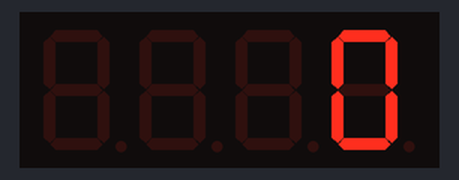
A sketch run on a simulated ESP32. Parts: 4-digit seven-segment display.

Above: at 0.6 s.
At 5.1 s:
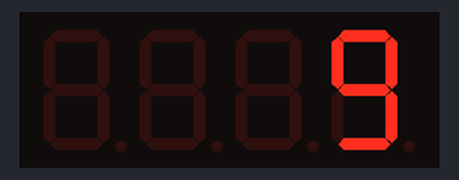
At 10.1 s:
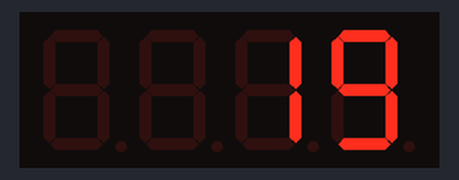
At 20.1 s:
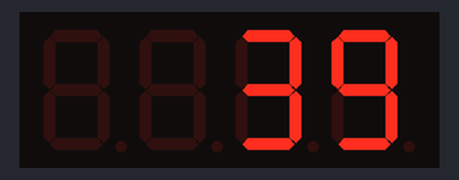
At 30.1 s:
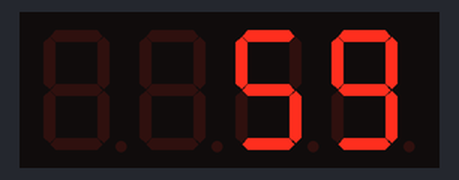
At 39.75 s:
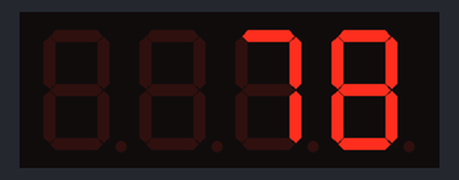

The sketch:

main.ino
```cpp
/*
* Using a 4x7-segment-display. This display also exists with I²C connection, however, in that case
* a parallel connection is in use instead. Like the 7-segment-display this also comes with a common cathode or common anode
* Which one you might have, can easily be determined by using one of the following constant expressions:
* COMMON_CATHODE ( = 0), COMMON_ANODE ( = 1)
*
* This also needs an external library SevSeg.h, usually by Dean Reading.
*
* This sample below shows a counter in the range [0..9999] with a delay of 500ms.
*/

#include <SevSeg.h>   // this library must be installed first => library manager and type in: sevseg
#include "settings.h"

SevSeg s;             // instance of the SevSeg class

void setup() {
  const int number_of_digits = 4;
  uint8_t digital_pins[] = {PIN_DIG_1, PIN_DIG_2, PIN_DIG_3, PIN_DIG_4};
  uint8_t segment_pins[] = {PIN_A, PIN_B, PIN_C, PIN_D, PIN_E, PIN_F, PIN_G, PIN_DP};

  s.begin(COMMON_CATHODE, number_of_digits, digital_pins, segment_pins);
  s.setBrightness(90);
}

void loop() {
  static int ctr = 0;
  static unsigned long last_update = 0;

  if (millis() - last_update >= TIMEOUT_MS) {
    last_update = millis();
    s.setNumber(ctr);
    s.refreshDisplay();
    ctr = (ctr + 1) % UPPER_BOUNDARY;
  }

  //NOTE: Don't use the delay() function, otherwise
  //      the multiplexer is going to corrupt on runtime,
  //      thus your result may display any garbage each
  //      time event. Luckily, this does not really damage the
  //      hardware component.
  // delay(TIMEOUT_MS);
}
```

settings.h
```cpp
#ifndef SETTINGS_H
#define SETTINGS_H

#define PIN_A   15
#define PIN_B   2     // NOTE: by setting this pin to HIGH, the internal led (LED_BUILDIN) will also be HIGH
#define PIN_C   4
#define PIN_D   16
#define PIN_E   17
#define PIN_F   5
#define PIN_G   18
#define PIN_DP  19    // NOTE: if you don't need the DP pin, this can also be ignored

//  ---
//  with 200 ohms resistor
//  ---

#define PIN_DIG_1 27
#define PIN_DIG_2 14
#define PIN_DIG_3 12
#define PIN_DIG_4 13

//  general definitions
#define TIMEOUT_MS        500
#define UPPER_BOUNDARY    10000

#endif
```

Measured:
- what the display in image 0 shows lasts 0.5 s, from 0.5 s to 1.0 s
